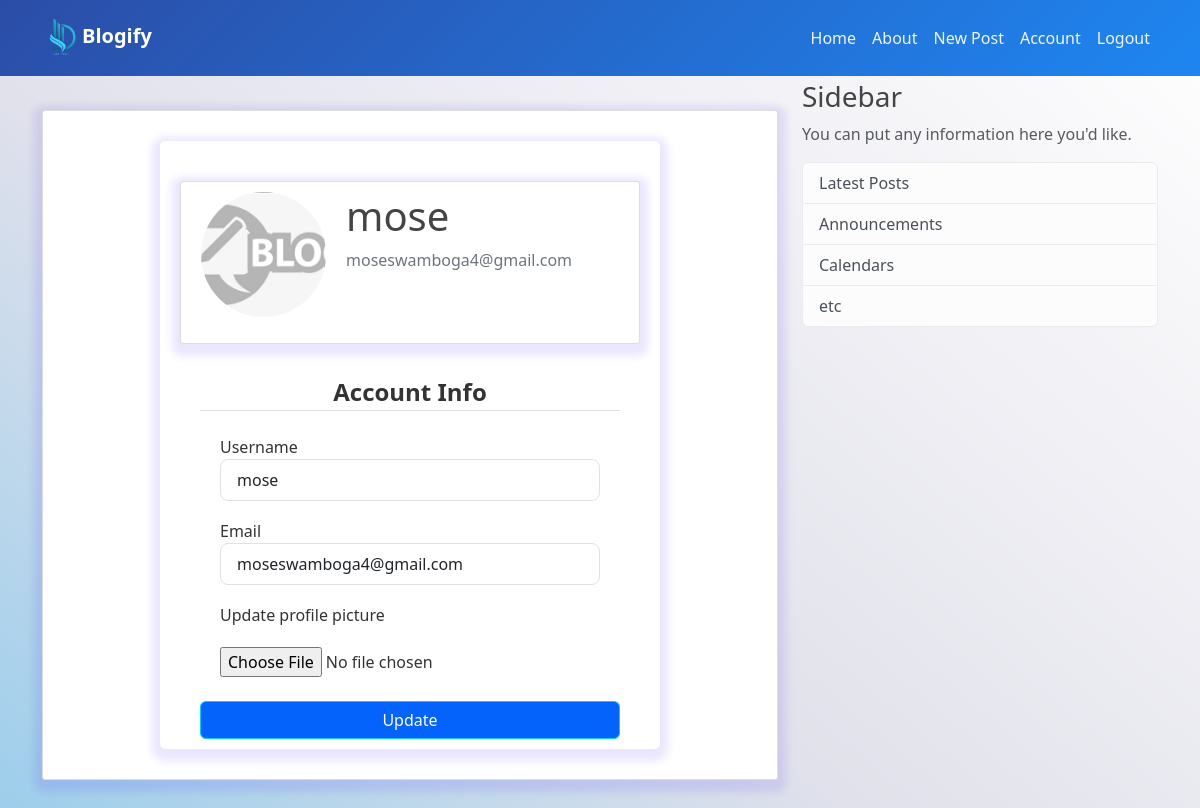
Screenshot of /account (signed in) with the database file from the repository.
### Blogify/model.py (models this page shows, shortened)
class User(db.Model, UserMixin):
    id = db.Column(db.Integer, primary_key=True)
    username = db.Column(db.String(20), unique=True, nullable=False)
    email = db.Column(db.String(120), unique=True, nullable=False)
    image_file = db.Column(db.String(20), nullable=False, default='default.jpg')
    password = db.Column(db.String(60), nullable=False)
    posts = db.relationship('Post', backref='author', lazy=True)

### Blogify/route.py (the view)
@app.route('/account', methods=['GET', 'POST'])
@login_required
def account():
    form = UpdateAccountForm()
    if form.validate_on_submit():
        if form.picture.data:
            picture_file = photos.save(form.picture.data)
            filename_url = url_for('upload_photo', filename=picture_file)
            current_user.username = form.username.data
            current_user.email = form.email.data
            current_user.image_file = filename_url
        else:
            current_user.image_file = current_user.image_file
        db.session.commit()
        flash('Account updated successfully!', 'success')
        return redirect(url_for('account'))
    elif request.method == 'GET':
        form.username.data = current_user.username
        form.email.data = current_user.email
    return render_template('account.html', title='Account',
                           form=form)

### Blogify/forms.py (shortened to what this page needs)
class UpdateAccountForm(FlaskForm):
    username = StringField('Username',
                           validators=[DataRequired(), Length(min=4, max=6)])
    email = StringField('Email',
                        validators=[DataRequired(), Email()])
    picture = FileField('Update profile picture',
                        validators=[FileAllowed(photos, 'Images only')])
    submit = SubmitField('Update')

### Blogify/model.py (called while the page is built)
@login_manager.user_loader
def load_user(user_id):
    return User.query.get(int(user_id))

### Blogify/templates/account.html (shortened to what this page needs)
{% extends "main.html" %}
{% block content %}
<div class="content">
    <div class="content-section">
        <div class="media">
          <img class="rounded-circle account-img" style="object-fit: cover;" src="{{ current_user.image_file }}">
          <div class="media-body">
            <h2 class="account-heading">{{ current_user.username }}</h2>
            <p class="text-secondary">{{ current_user.email }}</p>
          </div>
        </div>
          <form method="POST" action="" enctype="multipart/form-data">
              <fieldset class="form-group">
                  <legend class="border-bottom mb-4">Account Info</legend>
                  <div class="form-group">
                      {{ form.username.label(class="form-control-label") }}
                      {% if form.username.errors %}
                          {{ form.username(class="form-control form-control-lg is-invalid") }}
                          <div class="invalid-feedback">
                              {% for error in form.username.errors %}
                                  <span>{{ error }}</span>
                              {% endfor %}
                          </div>
                      {% else %}
                          {{ form.username(class="form-control form-control-lg") }}
                      {% endif %}
                  </div>
                  <div class="form-group">
                      {{ form.email.label(class="form-control-label") }}
                      {% if form.email.errors %}
                          {{ form.email(class="form-control form-control-lg is-invalid") }}
                          <div class="invalid-feedback">
                              {% for error in form.email.errors %}
                                  <span>{{ error }}</span>
                              {% endfor %}
                          </div>
                      {% else %}
                          {{ form.email(class="form-control form-control-lg") }}
                      {% endif %}
                  </div>
                  <div class="form-group">
                      {{ form.picture.label(class="form-control-label") }}
                      {{ form.picture(class="form-control-file") }}
                  </div>
              </fieldset>
              <div class="form-group mt-4">
                  {{ form.submit(class="btn btn-outline-info") }}
              </div>
          </form>
      </div>
</div>
{% endblock content %}

### Blogify/static/main.css (style rules this page uses)
:root { --primary: #0463FA; --light: #EFF5FF; --dark: #1B2C51; }
body { background: rgb(255,255,255); background: linear-gradient(220deg, rgba(255,255,255,1) 0%, rgba(225,225,235,1) 58%, rgb(150, 204, 235) 100%); color: #333333; height: 100vh; margin-top: 5rem; }
h1, h2, h3, h4, h5, h6 { color: #444444; }
.content { background: #ffffff; box-shadow: 0 4px 8px 8px rgba(48, 6, 237, 0.1); border: 1px solid #dddddd; border-radius: 3px; margin-bottom: 20px; font-weight: 500; margin: 30px auto; }
.content .content-section { max-width: 500px; margin: 30px auto ; flex: 1 0 auto; padding: 10px 20px; border-radius: 5px; box-shadow: 0 4px 8px 8px rgba(48, 6, 237, 0.1); }
.media { background: #ffffff; box-shadow: 0 4px 8px 8px rgba(48, 6, 237, 0.1); border: 1px solid #dddddd; border-radius: 3px; margin-bottom: 20px; font-weight: 500; padding: 10px 20px; }
.media { width: 100%; display: flex; margin: 30px auto; }
.media-body { width: 100%; }
.account-img { height: 125px; width: 125px; margin-right: 20px; margin-bottom: 16px; }
.account-heading { font-size: 2.5rem; }
.content-section .form-group { padding-left: 20px; padding-right: 20px; }
.content-section .border-bottom { text-align: center; font-weight: 700; padding-left: 20px; padding-right: 20px; }
.content-section .form-group .btn { width: 100%; color: #fff; background-color: var(--primary); transition: all ease-in .9s; }
.form-group .form-control-file { margin-top: 20px; }
.form-group .form-control { margin-bottom: 18px; }
.form-group .form-control-label { font-size: 16px; }
.form-group .form-control { font-size: 16px; }

### rows the page displays
User: image_file (placeholder picture), username "mose", email "moseswamboga4@gmail.com"
